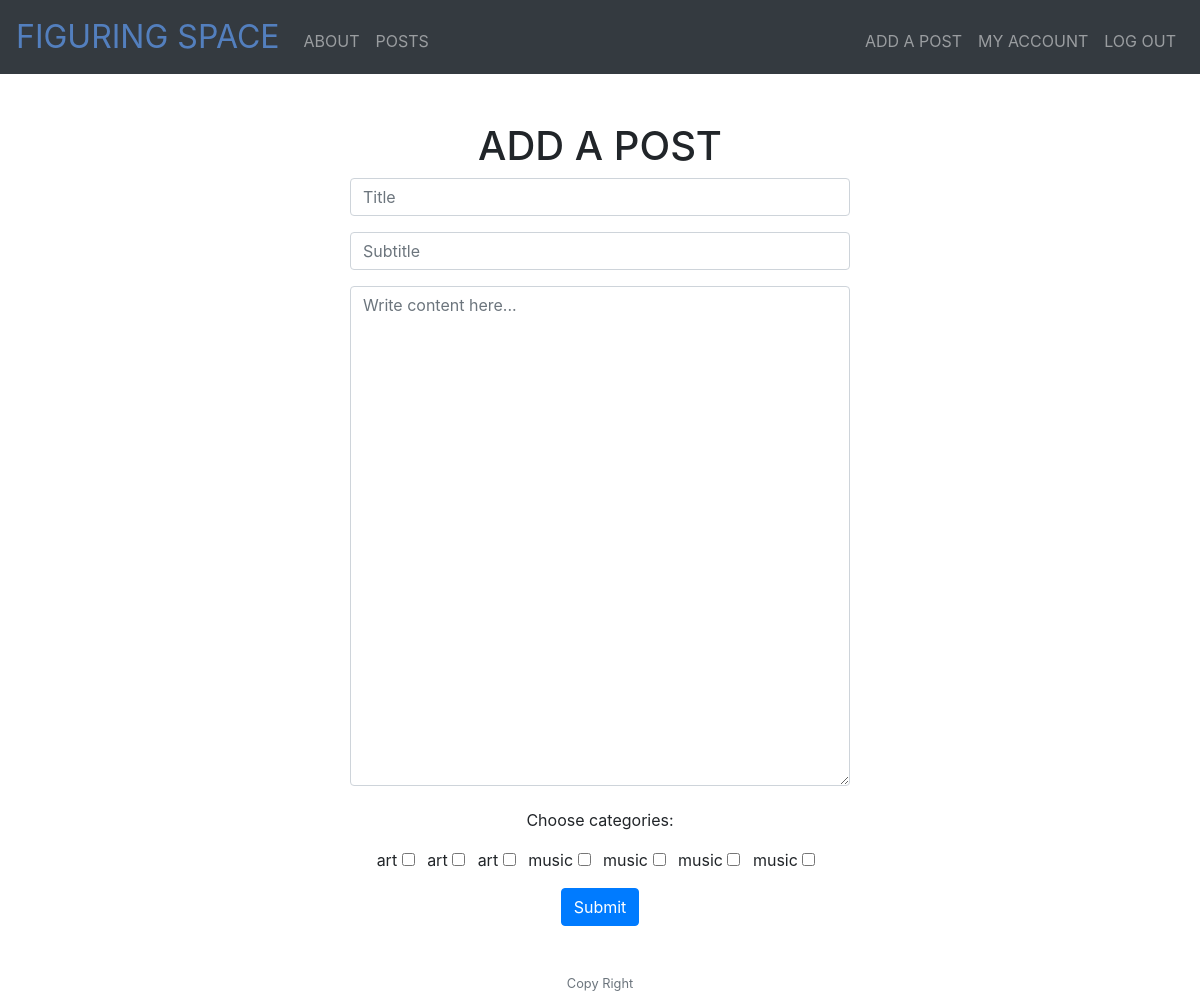
Page /add-post (signed in) on the earlier database version.
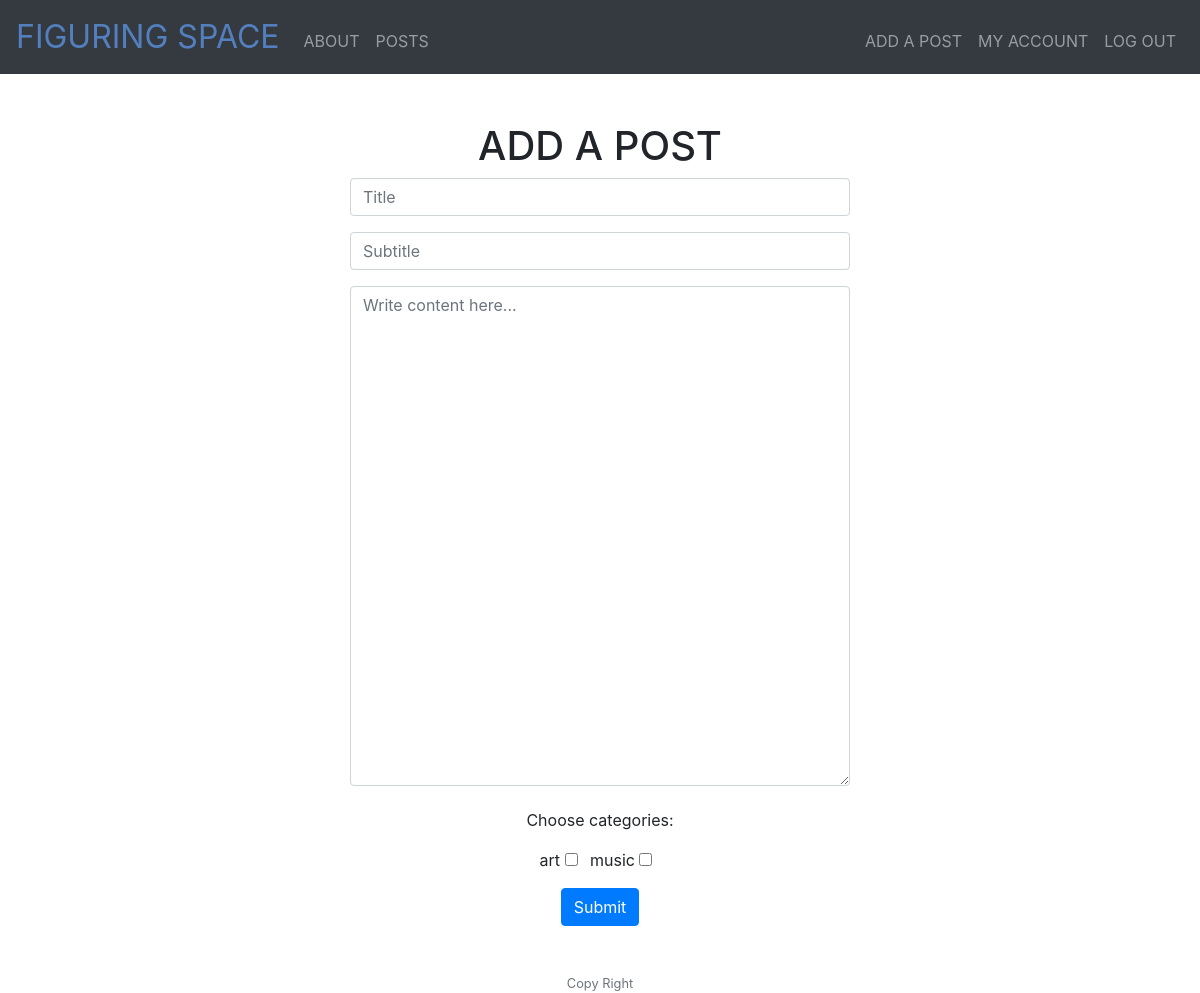
Same page on the later database version.
### models.py (models this page shows)
class Category(db.Model):
    id = db.Column(db.Integer, primary_key=True)
    title = db.Column(db.String(50))

### app.py (the view)
@app.route('/add-post', methods=["GET", "POST"])
@login_required
def add_post():
    if request.method == "POST":
        try:
            title = request.form.get("title")
            subtitle = request.form.get("subtitle")
            content = request.form.get("content")
            author = session.get("user_id")
            cats = request.form.getlist("category")
            post = Post(title=title, subtitle=subtitle, content=content, author=author, date_posted=datetime.now())
            db.session.add(post)
            db.session.flush()
            db.session.refresh(post)
            for cat in cats:
                db.session.connection().execute(categories.insert().values(post_id=post.id, category_id=cat))
            db.session.commit()
        except:
            error = "Something went wrong."
            return render_template("post_form.html", error=error)
        author_data = User.query.filter_by(id=post.author).first()
        return render_template("post.html", post=post, author=author_data)
    else:
        categ = Category.query.all()
        return render_template("post_form.html", categories=categ)

### app.py (called while the page is built)
@app.after_request
def after_request(response):
    response.headers["Cache-Control"] = "no-cache, no-store, must-revalidate"
    response.headers["Expires"] = 0
    response.headers["Pragma"] = "no-cache"
    return response

### helper.py (called while the page is built)
def login_required(f):
    @wraps(f)
    def decorated_function(*args, **kwargs):
        if session.get("user_id") is None:
            return redirect("/login")
        return f(*args, **kwargs)
    return decorated_function

### templates/post_form.html (shortened to what this page needs)
{% extends "layout.html" %} {% block main %}
<h1>ADD A POST</h1>
<form action="/add-post" method="post">
  <div class="form-group">
    <input
      autocomplete="off"
      autofocus
      class="form-control"
      name="title"
      placeholder="Title"
      type="text"
      style="width: 500px;"
    />
  </div>
  <div class="form-group">
    <input
      class="form-control"
      name="subtitle"
      placeholder="Subtitle"
      type="text"
      style="width: 500px;"
    />
  </div>
  <div class="form-group">
    <textarea
      class="form-control"
      name="content"
      placeholder="Write content here..."
      style="width: 500px; height: 500px;"
    ></textarea>
  </div>
  <div class="form-group">
    <p>Choose categories:</p>
    {%for category in categories%} {{category.title}}
    <input
      type="checkbox"
      name="category"
      value="{{ category.id }}"
      style="margin-right: 8px;"
    />
    {%endfor%}
  </div>
  <button class="btn btn-primary" type="submit">Submit</button>
</form>
{% endblock %}

Differences in the rows shown:
removed Category: title "art"
removed Category: title "art"
removed Category: title "music"
removed Category: title "music"
removed Category: title "music"
